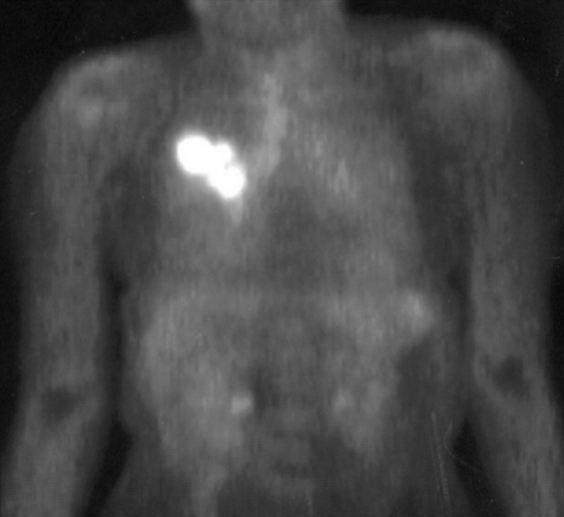
#> input picture PET-Body-02.jpg, 564 x 517 px
$ python Exercicio_PET.py
#> lines starting #> are read from the running program, lines starting #| are printed output that depends on the picture
import cv2
import numpy as np

# read image
image = cv2.imread("PET-Body-02.jpg")
#> image is the input picture: shape (517, 564, 3); min 6, max 255, mean 73
image_float = np.array(image, dtype=np.float32)
image_float = image_float / 255.0
# show original image
cv2.imshow("Original", image)
cv2.waitKey(0)

image_HSV = image_float
# change H value
image_HSV[:, :, 0] = image_float[:, :, 0] * 120 + 240
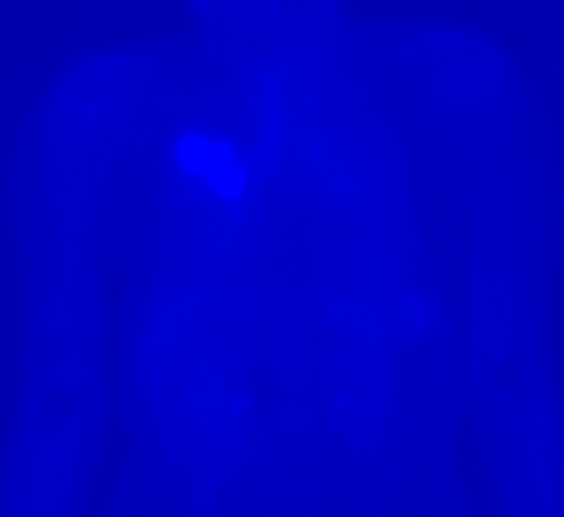
#> image_HSV: shape (517, 564, 3) float32; mean B, G, R 274.3, 0.3, 0.3; drawn with min black and max white
#image_HSV[:, :, 0] = image_float[:, :, 0] * 240 + 120
# change S value
image_HSV[:, :, 1] = 1
# change V value
image_HSV[:, :, 2] = 1

# convert HSV image to RGB
image_BGR = cv2.cvtColor(image_HSV, cv2.COLOR_HSV2BGR)
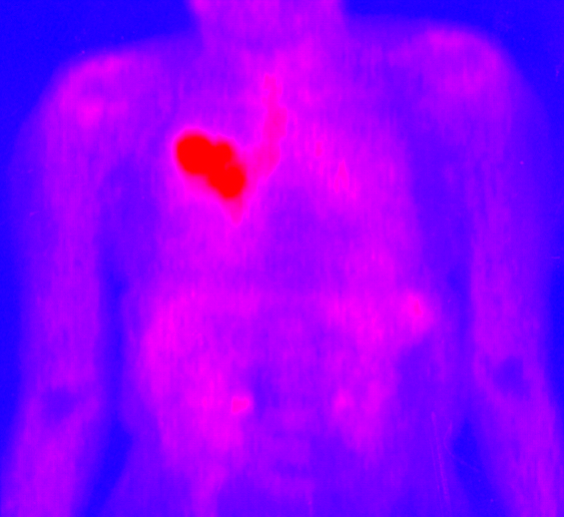
#> image_BGR: shape (517, 564, 3) float32; mean B, G, R 0.988, 1.19e-09, 0.561
# show manipulated image
cv2.imshow("Final", image_BGR)
cv2.waitKey(0)
